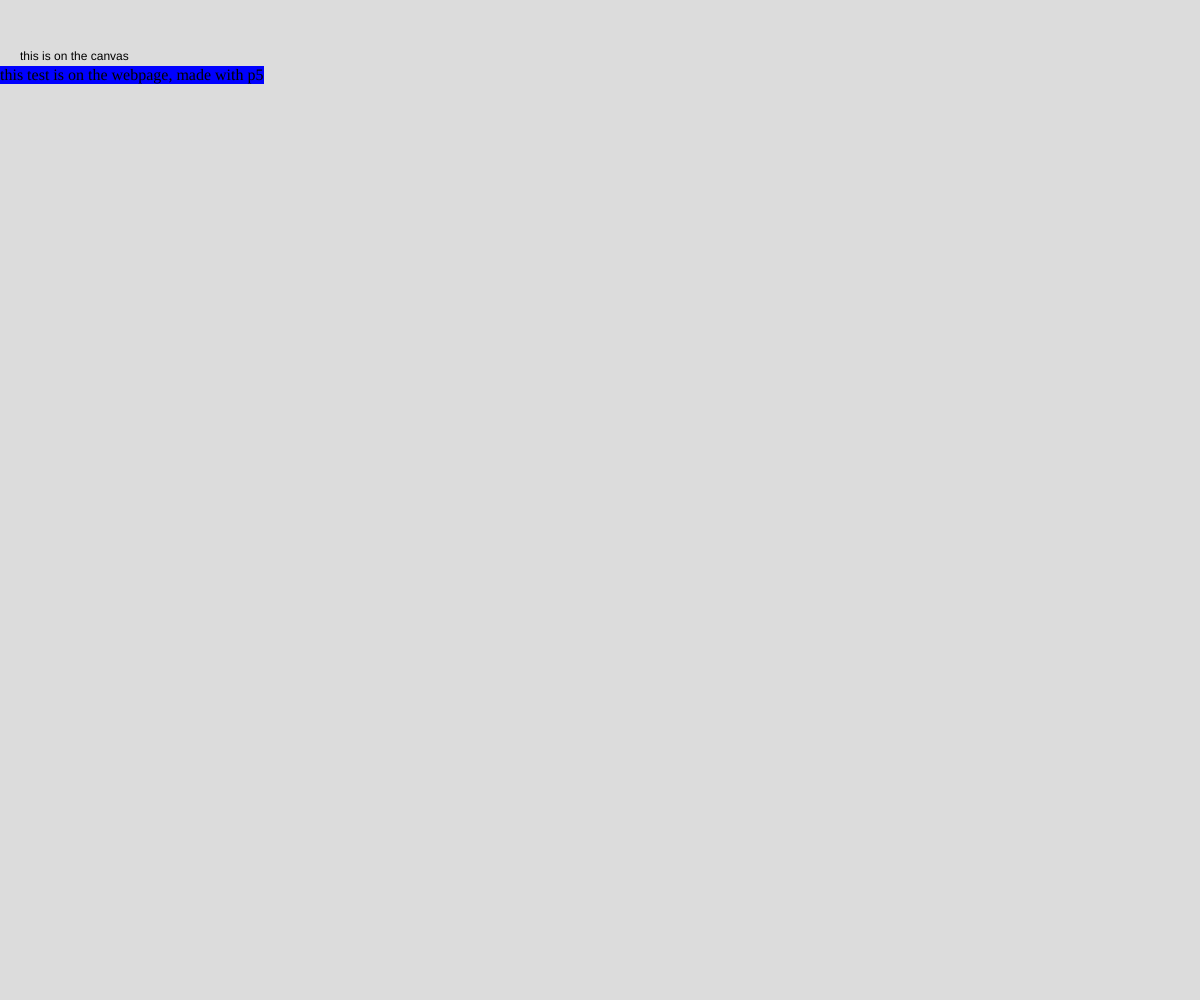
Frame 1 (no input)
Frame 60 (no input): identical to frame 1, image omitted
Frame 120 (the mouse pressed at the canvas centre since frame 60): identical to frame 1, image omitted

The p5.js sketch that drew this single still picture (run headless with seeded random() and noise() and a simulated clock; from frame 60 on, the mouse is pressed at the canvas centre):

// p5.js sketch
// ── sketch.js
let para
function setup() {
  createCanvas(windowWidth, windowHeight);
  // Help blind or low-vision users understand your sketch
  describe("A 400 by 400 pixel gray canvas.");

para = createP('this test is on the webpage, made with p5')
  para.position(0,50)
  para.style('background-color:blue')
}
function draw() {
  background(220);
  text("this is on the canvas", 20, 60)
}
// ── style.css
html, body {
  margin: 0;
  padding: 0;
}
canvas {
  display: block;
}
/*grab all o tags */
p{
  background-color:red;
  color: white;
}
